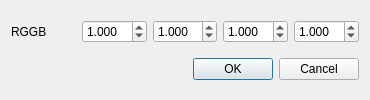
<?xml version="1.0" encoding="UTF-8"?>
<ui version="4.0">
 <class>DialogWBGains</class>
 <widget class="QDialog" name="DialogWBGains">
  <property name="geometry">
   <rect>
    <x>0</x>
    <y>0</y>
    <width>370</width>
    <height>100</height>
   </rect>
  </property>
  <property name="minimumSize">
   <size>
    <width>370</width>
    <height>100</height>
   </size>
  </property>
  <property name="maximumSize">
   <size>
    <width>370</width>
    <height>100</height>
   </size>
  </property>
  <property name="windowTitle">
   <string>设置白平衡增益</string>
  </property>
  <layout class="QVBoxLayout" name="verticalLayout">
   <item>
    <layout class="QHBoxLayout" name="horizontalLayout">
     <item>
      <widget class="QLabel" name="label">
       <property name="text">
        <string>RGGB</string>
       </property>
      </widget>
     </item>
     <item>
      <widget class="QDoubleSpinBox" name="gain1">
       <property name="decimals">
        <number>3</number>
       </property>
       <property name="maximum">
        <double>4.000000000000000</double>
       </property>
       <property name="singleStep">
        <double>0.001000000000000</double>
       </property>
       <property name="value">
        <double>1.000000000000000</double>
       </property>
      </widget>
     </item>
     <item>
      <widget class="QDoubleSpinBox" name="gain2">
       <property name="decimals">
        <number>3</number>
       </property>
       <property name="maximum">
        <double>4.000000000000000</double>
       </property>
       <property name="singleStep">
        <double>0.001000000000000</double>
       </property>
       <property name="value">
        <double>1.000000000000000</double>
       </property>
      </widget>
     </item>
     <item>
      <widget class="QDoubleSpinBox" name="gain3">
       <property name="decimals">
        <number>3</number>
       </property>
       <property name="maximum">
        <double>4.000000000000000</double>
       </property>
       <property name="singleStep">
        <double>0.001000000000000</double>
       </property>
       <property name="value">
        <double>1.000000000000000</double>
       </property>
      </widget>
     </item>
     <item>
      <widget class="QDoubleSpinBox" name="gain4">
       <property name="decimals">
        <number>3</number>
       </property>
       <property name="maximum">
        <double>4.000000000000000</double>
       </property>
       <property name="singleStep">
        <double>0.001000000000000</double>
       </property>
       <property name="value">
        <double>1.000000000000000</double>
       </property>
      </widget>
     </item>
    </layout>
   </item>
   <item>
    <widget class="QDialogButtonBox" name="buttonBox">
     <property name="orientation">
      <enum>Qt::Orientation::Horizontal</enum>
     </property>
     <property name="standardButtons">
      <set>QDialogButtonBox::StandardButton::Cancel|QDialogButtonBox::StandardButton::Ok</set>
     </property>
    </widget>
   </item>
  </layout>
 </widget>
 <resources/>
 <connections>
  <connection>
   <sender>buttonBox</sender>
   <signal>accepted()</signal>
   <receiver>DialogWBGains</receiver>
   <slot>accept()</slot>
   <hints>
    <hint type="sourcelabel">
     <x>248</x>
     <y>254</y>
    </hint>
    <hint type="destinationlabel">
     <x>157</x>
     <y>274</y>
    </hint>
   </hints>
  </connection>
  <connection>
   <sender>buttonBox</sender>
   <signal>rejected()</signal>
   <receiver>DialogWBGains</receiver>
   <slot>reject()</slot>
   <hints>
    <hint type="sourcelabel">
     <x>316</x>
     <y>260</y>
    </hint>
    <hint type="destinationlabel">
     <x>286</x>
     <y>274</y>
    </hint>
   </hints>
  </connection>
 </connections>
</ui>
